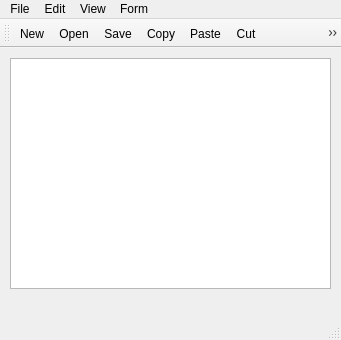
<?xml version="1.0" encoding="UTF-8"?>
<ui version="4.0">
 <class>MainWindow</class>
 <widget class="QMainWindow" name="MainWindow">
  <property name="geometry">
   <rect>
    <x>0</x>
    <y>0</y>
    <width>341</width>
    <height>340</height>
   </rect>
  </property>
  <property name="windowTitle">
   <string>MainWindow</string>
  </property>
  <widget class="QWidget" name="centralwidget">
   <widget class="QPlainTextEdit" name="plainTextEdit">
    <property name="geometry">
     <rect>
      <x>10</x>
      <y>10</y>
      <width>321</width>
      <height>231</height>
     </rect>
    </property>
   </widget>
  </widget>
  <widget class="QMenuBar" name="menubar">
   <property name="geometry">
    <rect>
     <x>0</x>
     <y>0</y>
     <width>341</width>
     <height>26</height>
    </rect>
   </property>
   <widget class="QMenu" name="menuFile">
    <property name="title">
     <string>File</string>
    </property>
    <addaction name="actionNew"/>
    <addaction name="actionOpen"/>
    <addaction name="actionSvae"/>
    <addaction name="separator"/>
    <addaction name="actionExit"/>
   </widget>
   <widget class="QMenu" name="menuEdit">
    <property name="title">
     <string>Edit</string>
    </property>
    <addaction name="actionCopy"/>
    <addaction name="actionPaste"/>
    <addaction name="actionCut"/>
    <addaction name="actionSelect_All"/>
    <addaction name="actionSelect_None"/>
   </widget>
   <widget class="QMenu" name="menuView">
    <property name="title">
     <string>View</string>
    </property>
    <addaction name="actionToolbar_Top"/>
    <addaction name="actionToolbar_Bottom"/>
    <addaction name="actionToolbar_Right"/>
    <addaction name="actionToolbar_Left"/>
    <addaction name="separator"/>
    <addaction name="actionToolbar_Floatable"/>
    <addaction name="actionToolbar_Movable"/>
   </widget>
   <widget class="QMenu" name="menuForm">
    <property name="title">
     <string>Form</string>
    </property>
    <addaction name="actionOpen_Form"/>
   </widget>
   <addaction name="menuFile"/>
   <addaction name="menuEdit"/>
   <addaction name="menuView"/>
   <addaction name="menuForm"/>
  </widget>
  <widget class="QStatusBar" name="statusbar"/>
  <widget class="QToolBar" name="toolBar">
   <property name="windowTitle">
    <string>toolBar</string>
   </property>
   <attribute name="toolBarArea">
    <enum>TopToolBarArea</enum>
   </attribute>
   <attribute name="toolBarBreak">
    <bool>false</bool>
   </attribute>
   <addaction name="actionNew"/>
   <addaction name="actionOpen"/>
   <addaction name="actionSvae"/>
   <addaction name="actionCopy"/>
   <addaction name="actionPaste"/>
   <addaction name="actionCut"/>
   <addaction name="actionSelect_All"/>
   <addaction name="actionSelect_None"/>
  </widget>
  <action name="actionNew">
   <property name="icon">
    <iconset resource="Resources.qrc">
     <normaloff>:/resources/images/new.png</normaloff>:/resources/images/new.png</iconset>
   </property>
   <property name="text">
    <string>New</string>
   </property>
  </action>
  <action name="actionOpen">
   <property name="icon">
    <iconset resource="Resources.qrc">
     <normaloff>:/resources/images/open.png</normaloff>:/resources/images/open.png</iconset>
   </property>
   <property name="text">
    <string>Open</string>
   </property>
  </action>
  <action name="actionSvae">
   <property name="icon">
    <iconset resource="Resources.qrc">
     <normaloff>:/resources/images/save.png</normaloff>:/resources/images/save.png</iconset>
   </property>
   <property name="text">
    <string>Save</string>
   </property>
  </action>
  <action name="actionExit">
   <property name="text">
    <string>Exit</string>
   </property>
  </action>
  <action name="actionCopy">
   <property name="icon">
    <iconset resource="Resources.qrc">
     <normaloff>:/resources/images/copy.png</normaloff>:/resources/images/copy.png</iconset>
   </property>
   <property name="text">
    <string>Copy</string>
   </property>
  </action>
  <action name="actionPaste">
   <property name="icon">
    <iconset resource="Resources.qrc">
     <normaloff>:/resources/images/paste.png</normaloff>:/resources/images/paste.png</iconset>
   </property>
   <property name="text">
    <string>Paste</string>
   </property>
  </action>
  <action name="actionCut">
   <property name="icon">
    <iconset resource="Resources.qrc">
     <normaloff>:/resources/images/cut.png</normaloff>:/resources/images/cut.png</iconset>
   </property>
   <property name="text">
    <string>Cut</string>
   </property>
  </action>
  <action name="actionSelect_All">
   <property name="icon">
    <iconset resource="Resources.qrc">
     <normaloff>:/resources/images/selectall.png</normaloff>:/resources/images/selectall.png</iconset>
   </property>
   <property name="text">
    <string>Select All</string>
   </property>
  </action>
  <action name="actionSelect_None">
   <property name="icon">
    <iconset resource="Resources.qrc">
     <normaloff>:/resources/images/selectnone.png</normaloff>:/resources/images/selectnone.png</iconset>
   </property>
   <property name="text">
    <string>Select None</string>
   </property>
  </action>
  <action name="actionToolbar_Top">
   <property name="text">
    <string>Toolbar Top</string>
   </property>
  </action>
  <action name="actionToolbar_Bottom">
   <property name="text">
    <string>Toolbar Bottom</string>
   </property>
  </action>
  <action name="actionToolbar_Right">
   <property name="text">
    <string>Toolbar Right</string>
   </property>
  </action>
  <action name="actionToolbar_Left">
   <property name="text">
    <string>Toolbar Left</string>
   </property>
  </action>
  <action name="actionToolbar_Floatable">
   <property name="text">
    <string>Toolbar Floatable</string>
   </property>
  </action>
  <action name="actionToolbar_Movable">
   <property name="text">
    <string>Toolbar Movable</string>
   </property>
  </action>
  <action name="actionOpen_Form">
   <property name="text">
    <string>Open Form</string>
   </property>
  </action>
 </widget>
 <resources>
  <include location="Resources.qrc"/>
 </resources>
 <connections/>
</ui>
